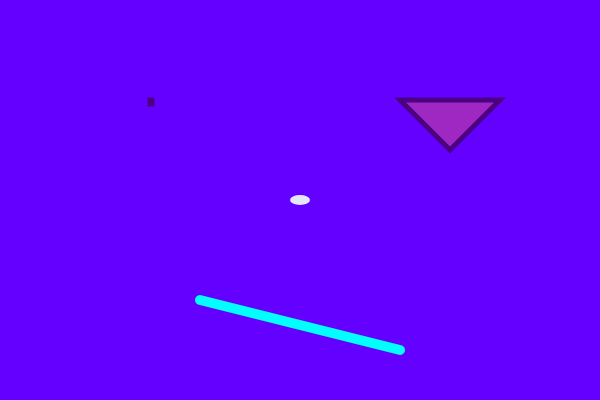
Frame 1 (no input)
Frame 60 (no input): identical to frame 1, image omitted
Frame 120 (the mouse pressed at the canvas centre since frame 60): identical to frame 1, image omitted

The p5.js sketch that drew this single still picture (run headless with seeded random() and noise() and a simulated clock; from frame 60 on, the mouse is pressed at the canvas centre):

// p5.js sketch
// ── sketch.js
/* 
    interactive self portrait
    by owen 
    9/24/2019
*/
var x = 300;
var y = 200;
var faceSize;


function setup() {
    createCanvas(600, 400);
   faceSize = 20;
}

function draw() {
    
    
    background(100, 0, 255);
    
//    x = mouseX;
//    y = mouseY;
    
//    var s = frameCount;
    
    fill("LAVENDER");
    noStroke();
    ellipse(x, y, faceSize, faceSize/2); // face
    
    stroke("INDIGO");
    noFill();
    strokeWeight(5);
    fill(250, 100, 100, 100);
   
    rect(x - 150, y - 100, faceSize/10, faceSize/5); // left eye
    triangle(
        x + 100, y - 100, 
        x + 150, y - 50, 
        x + 200, y - 100
    ); // right eye
    
    strokeWeight(10);
    stroke("#00ffff");
    line(
        x - 100, y + 100, 
        x + 100, y + 150
    ); // mouth
}

function mouseDragged() {
    faceSize += 2;
}
